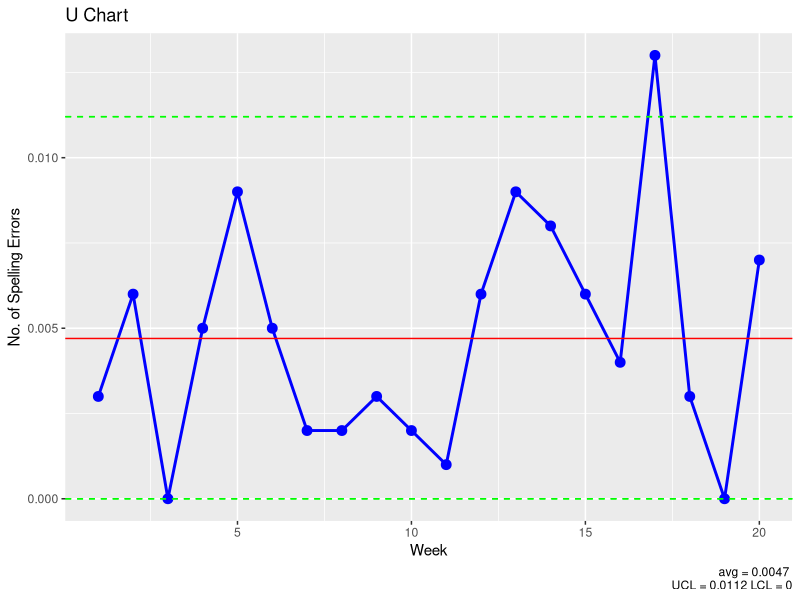
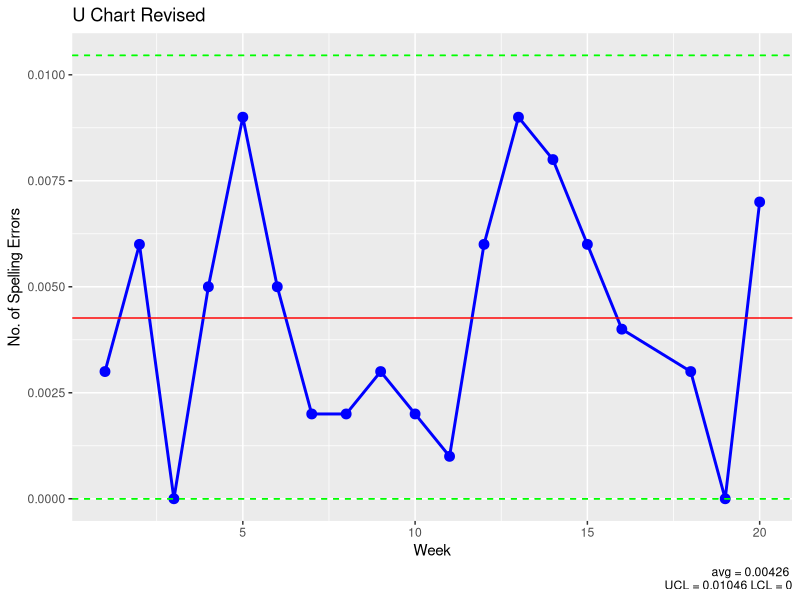

These figures' R source, in order:
library(ggplot2)

# part a

# data
week <- 1:20
spelling_errors <- (c(3, 6, 0, 5, 9, 5, 2, 2, 3, 2, 1, 6, 9, 8, 6, 4, 13, 3, 0, 7))/1000

data_frame = data.frame(Week = week, Errors = spelling_errors)

# avg
avg <- (sum(spelling_errors) / (length(week)))

# ucl and lcl
center <- avg
ucl <- (center + 3 * sqrt(avg/1000))
lcl <- (max(center - 3 * sqrt(avg/1000), 0))

# plot
u_chart <- ggplot(data_frame, aes(x = Week, y = Errors)) +
  geom_line(color = 'blue', size = 1) +
  geom_point(color = 'blue', size = 3) +
  geom_hline(yintercept = c(center, ucl, lcl), linetype = c('solid', 'dashed', 'dashed'), color = c('red', 'green', 'green')) +
  geom_hline(yintercept = c(ucl, lcl), linetype = 'dashed', color = 'green') +
  labs(title = 'U Chart', x = 'Week', y = 'No. of Spelling Errors',
       caption = paste("avg =", round(center, 5), "\n", "UCL =", round(ucl, 5), "LCL =", round(lcl, 5)))

print(u_chart)

# statistical control check
out_of_control_points <- data_frame$Errors > ucl | data_frame$Errors < lcl
if (any(out_of_control_points)) {
  cat("Out-of-control points found at weeks:", data_frame$Week[out_of_control_points], "\n")
} else {
  cat("No out-of-control points found.\n")
}

cat("UCL =", ucl, "LCL =", lcl)
# part b

sample_weeks <- c(1:16, 18:20)
fraction_misspelled <- spelling_errors[sample_weeks]

data_frame_revised = data.frame(Week = sample_weeks, Errors = fraction_misspelled)


avg_revised <- (sum(fraction_misspelled) / (length(sample_weeks)))

# ucl and lcl
center_revised <- avg_revised
ucl_revised <- (center_revised + 3 * sqrt(avg_revised/1000))
lcl_revised <- (max(center_revised - 3 * sqrt(avg_revised/1000), 0))

# plot
u_chart_revised <- ggplot(data_frame_revised, aes(x = Week, y = Errors)) +
  geom_line(color = 'blue', size = 1) +
  geom_point(color = 'blue', size = 3) +
  geom_hline(yintercept = c(center_revised, ucl_revised, lcl_revised), linetype = c('solid', 'dashed', 'dashed'), color = c('red', 'green', 'green')) +
  geom_hline(yintercept = c(ucl_revised, lcl_revised), linetype = 'dashed', color = 'green') +
  labs(title = 'U Chart Revised', x = 'Week', y = 'No. of Spelling Errors',
       caption = paste("avg =", round(center_revised, 5), "\n", "UCL =", round(ucl_revised, 5), "LCL =", round(lcl_revised, 5)))

print(u_chart_revised)

cat("Revised UCL =", ucl_revised, "Revised LCL = ", lcl_revised)